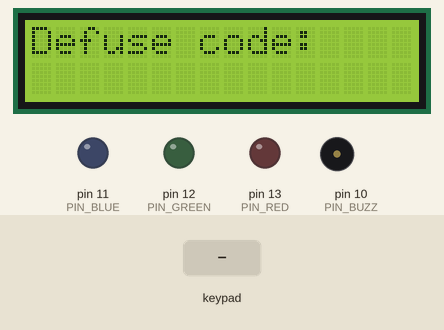
This sketch was run on a simulated Arduino Uno, built with avr-gcc and run on an emulated ATmega328P. On the bench: 16×2 character LCD, output pins drawn as LEDs (lit = HIGH), buzzer (waves = sounding). The test bench sets the inputs (shaded band).

Above: at 1.7 s.
1.8 s: keypad keys 7 3 5 5 6 0 8 pressed 0.4 s apart
At 5.3 s:
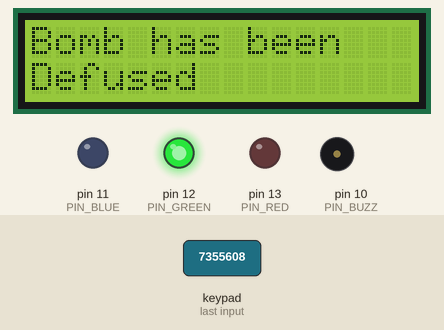
At 29.9 s:
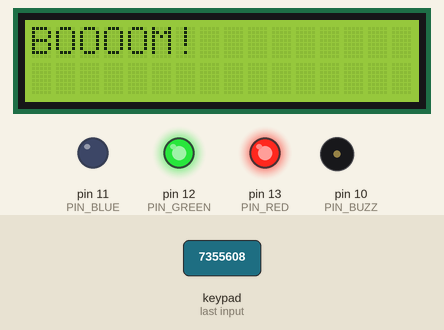
Timing chart, 0 to 30.5 s (numbered marks = the images above; inputs shaded):
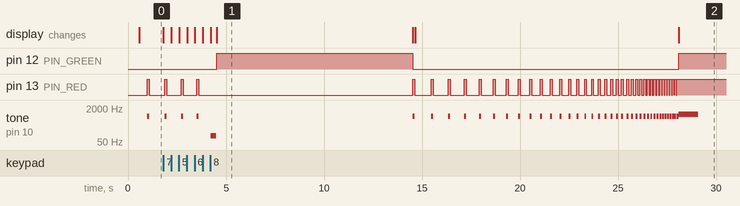

The sketch:

code.ino
```cpp
#include <Wire.h>
#include <LiquidCrystal_I2C.h>
#include <Keypad.h>
LiquidCrystal_I2C lcd(0x27, 16, 2);
const byte LINII=4;
const byte COLOANE=4;
char taste[LINII][COLOANE]=
{ {'1','2','3','A'},
  {'4','5', '6','B' },
  {'7','8','9','C'},
  {'*', '0', '#', 'D'}
};
byte rowPins[LINII]={9,8,7,6};
byte colPins[COLOANE]={5,4,3,2};
Keypad c4keypad = Keypad(makeKeymap(taste),rowPins,colPins,LINII,COLOANE);
#define Code_Length 8
char v[Code_Length];
char cod[Code_Length]="7355608";
byte cnt=0;
const int PIN_RED=13;
const int PIN_GREEN=12;
const int PIN_BLUE=11;
const int PIN_BUZZ=10;
void reset_vector()
{
	while(cnt!=0)
	{
		v[cnt]=0;
		cnt--;
	}
}

void setup() {
	pinMode(PIN_RED, OUTPUT);
	pinMode(PIN_GREEN, OUTPUT);
	pinMode(PIN_BLUE, OUTPUT);
	digitalWrite(PIN_RED,   0);
  digitalWrite(PIN_GREEN, 0);
  digitalWrite(PIN_BLUE,  0);
	lcd.init();
	lcd.backlight();
	delay(500);
}

int d_time;
int l_millis;
int t1;
int t2;
int tmax=1000;
void reset()
{
	digitalWrite(PIN_RED,   0);
  digitalWrite(PIN_GREEN, 0);
  digitalWrite(PIN_BLUE,  0);
	t1=0;
	t2=0;
	tmax=1000;
	reset_vector();

}
void loop() {

	d_time=millis()-l_millis;
	l_millis=millis();
	t1=t1+d_time;
	t2=t2+d_time;
	if(t1>tmax)
	{
	tone(PIN_BUZZ,800);
	digitalWrite(PIN_RED,   255);
	delay(100);
	digitalWrite(PIN_RED,   0);
	noTone(PIN_BUZZ);
	t1=0;
	}
	if(t2>200)
	{
		tmax=tmax-15;
		t2=0;
	}
	if(tmax<100)
	{
	digitalWrite(PIN_RED,   1);
  digitalWrite(PIN_GREEN, 1);
  digitalWrite(PIN_BLUE,  0);
	lcd.clear();
	lcd.print("BOOOOM!");
	tone(PIN_BUZZ,1000);
	delay(1000);
	noTone(PIN_BUZZ);
	delay(9000);
		reset();
		return ;
	}
	lcd.setCursor(0,0);
	lcd.print("Defuse code:");
	char tasta=c4keypad.getKey();
  if(tasta)
	{
		v[cnt]=tasta;
		lcd.setCursor(cnt,1);
		lcd.print(v[cnt]);
		//lcd.setCursor(cnt,1);
		cnt++;
	}
	if(cnt==Code_Length-1)
	{
		lcd.clear();
		if(strcmp(v,cod)==0)
		{
			tone(PIN_BUZZ,100);
			delay(300);
			noTone(PIN_BUZZ);
			lcd.print("Bomb has been");
			lcd.setCursor(0,1);
			lcd.print("Defused");
			digitalWrite(PIN_RED, 0);
      digitalWrite(PIN_GREEN, 255);
      digitalWrite(PIN_BLUE, 0);
			delay(10000);
			lcd.clear();
			reset();
			return;
		}
		else
		{
			lcd.print("Incorrect code!");
			delay(1000);
		lcd.clear();
		reset_vector();
		}
	}
}
```

Measured:
- after the input at 1.8 s, the display: first changes at once (image 1 shows a later state)
- by itself, tone on pin 10 (PIN_BUZZ): plays 800 Hz for 0.10 s, 800 Hz for 0.10 s, 800 Hz for 0.10 s, 100 Hz for 0.30 s, 800 Hz for 0.10 s, 800 Hz for 0.10 s … (43 notes in this stretch)
- what the display in image 1 shows lasts 10.0 s, from 4.5 s to 14.5 s
